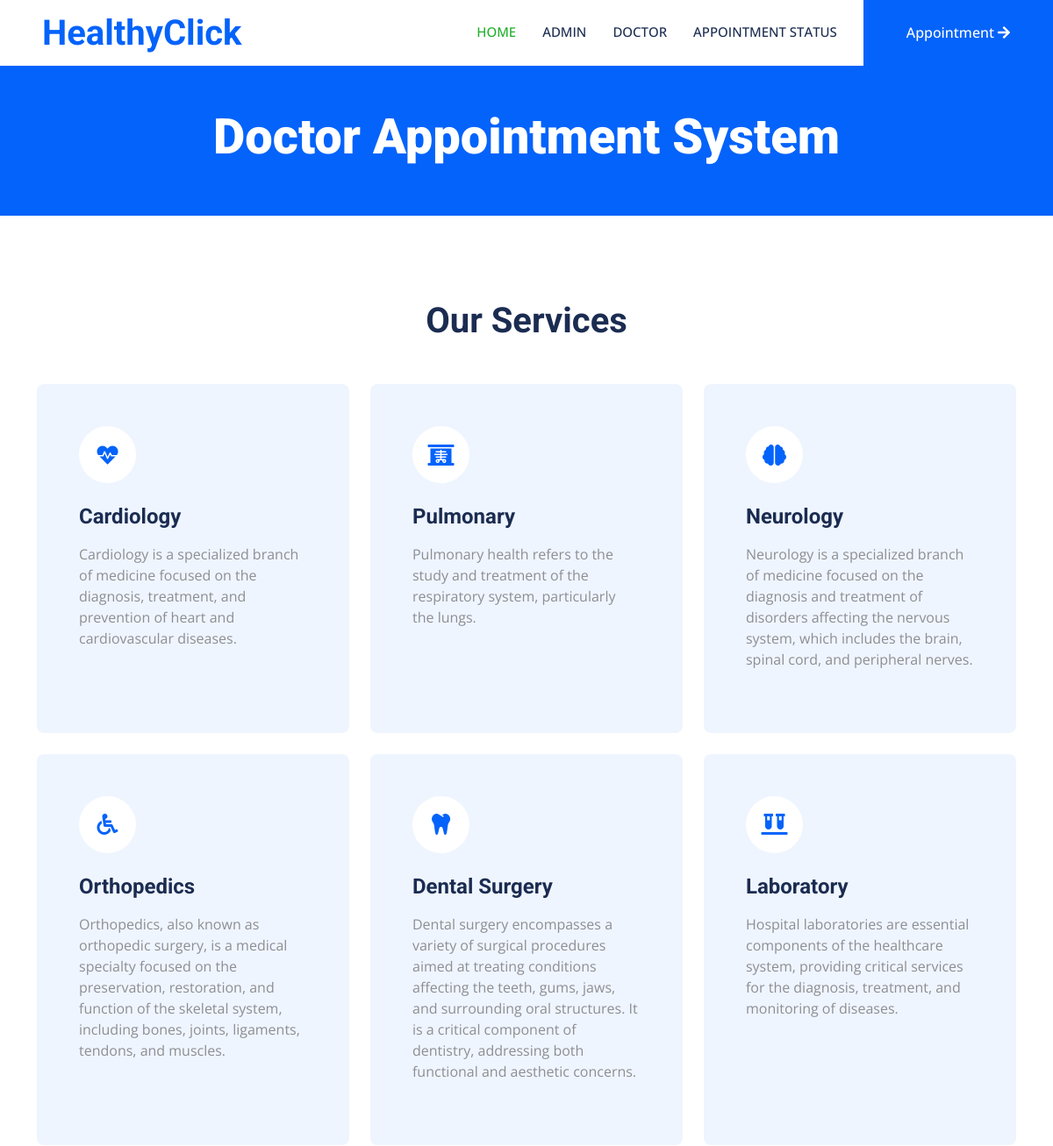
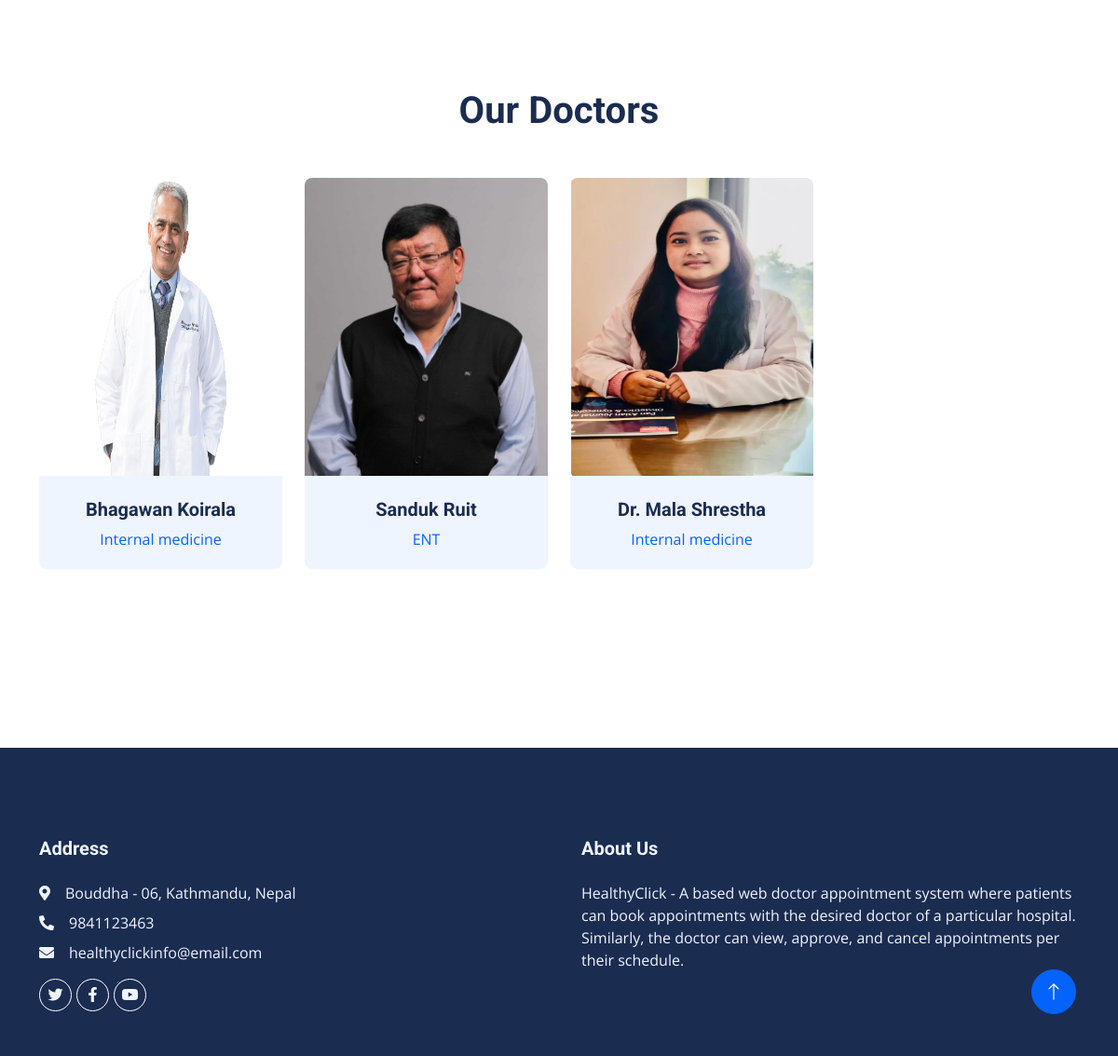
The page / on the database its author committed (2 pictures, top to bottom).
### dasapp/models.py (models this page shows, shortened)
class Page(models.Model):
    pagetitle = models.CharField(max_length=250)
    address = models.CharField(max_length=250)
    aboutus = models.TextField()
    email = models.EmailField(max_length=200)
    mobilenumber = models.IntegerField(default=0)
    created_at = models.DateTimeField(auto_now_add=True)
    updated_at = models.DateTimeField(auto_now=True)

class DoctorReg(models.Model):
    admin = models.OneToOneField(CustomUser, on_delete=models.CASCADE, null=True, blank=True)
    mobilenumber = models.CharField(max_length=11)
    specialization_id = models.ForeignKey(Specialization, on_delete=models.CASCADE)
    regdate_at = models.DateTimeField(auto_now_add=True)
    updated_at = models.DateTimeField(auto_now=True)

class CustomUser(AbstractUser):
    USER = {
        (1, "admin"),
        (2, "doc"),
    }
    user_type = models.CharField(choices=USER, max_length=50, default=1)
    profile_pic = models.ImageField(upload_to="profile_pics/", blank=True, null=True)

class Specialization(models.Model):
    sname = models.CharField(max_length=200)
    created_at = models.DateTimeField(auto_now_add=True)
    updated_at = models.DateTimeField(auto_now=True)

### docappsystem/userviews.py (the view)
# urls.py: path("", userviews.Index, name="index"),
def Index(request):
    doctorview = DoctorReg.objects.all()
    page = Page.objects.all()
    context = {
        "doctorview": doctorview,
        "page": page,
    }
    return render(request, "index.html", context)

### templates/index.html (shortened to what this page needs)
{% extends 'userbase.html' %}
{% load static %}
{% block content %}
<div class="container-fluid header bg-primary p-0 mb-5">
    <div class="row g-0 align-items-center flex-column-reverse flex-lg-row">
        <div class="col-lg-15 p-5 wow fadeIn" data-wow-delay="0.1s"> {% comment %} change text aligmnet from here {% endcomment %}
            <center><h1 class="display-4 text-white mb-8">Doctor Appointment System</h1></center>
        </div>
    </div>
</div>
                {% for i in page %}
<div class="container-xxl py-5">
    <div class="container">
        <div class="text-center mx-auto mb-5 wow fadeInUp" data-wow-delay="0.1s" style="max-width: 600px;">
            <h1>Our Services</h1>
        </div>
        <div class="row g-4">
            <div class="col-lg-4 col-md-6 wow fadeInUp" data-wow-delay="0.1s">
                <div class="service-item bg-light rounded h-100 p-5">
                    <div class="d-inline-flex align-items-center justify-content-center bg-white rounded-circle mb-4" style="width: 65px; height: 65px;">
                        <i class="fa fa-heartbeat text-primary fs-4"></i>
                    </div>
                    <h4 class="mb-3">Cardiology</h4>
                    <p class="mb-4">Cardiology is a specialized branch of medicine focused on the diagnosis, treatment,
                        and prevention of heart and cardiovascular diseases. </p>
                </div>
            </div>
            <div class="col-lg-4 col-md-6 wow fadeInUp" data-wow-delay="0.3s">
                <div class="service-item bg-light rounded h-100 p-5">
                    <div class="d-inline-flex align-items-center justify-content-center bg-white rounded-circle mb-4" style="width: 65px; height: 65px;">
                        <i class="fa fa-x-ray text-primary fs-4"></i>
                    </div>
                    <h4 class="mb-3">Pulmonary</h4>
                    <p class="mb-4">Pulmonary health refers to the study and treatment of the respiratory system, particularly the lungs.</p>
                </div>
            </div>
            <div class="col-lg-4 col-md-6 wow fadeInUp" data-wow-delay="0.5s">
                <div class="service-item bg-light rounded h-100 p-5">
                    <div class="d-inline-flex align-items-center justify-content-center bg-white rounded-circle mb-4" style="width: 65px; height: 65px;">
                        <i class="fa fa-brain text-primary fs-4"></i>
                    </div>
                    <h4 class="mb-3">Neurology</h4>
                    <p class="mb-4">Neurology is a specialized branch of medicine focused on the diagnosis and treatment of disorders affecting the nervous system, which includes the brain, spinal cord, and peripheral nerves.</p>
                </div>
            </div>
            <div class="col-lg-4 col-md-6 wow fadeInUp" data-wow-delay="0.1s">
                <div class="service-item bg-light rounded h-100 p-5">
                    <div class="d-inline-flex align-items-center justify-content-center bg-white rounded-circle mb-4" style="width: 65px; height: 65px;">
                        <i class="fa fa-wheelchair text-primary fs-4"></i>
                    </div>
                    <h4 class="mb-3">Orthopedics</h4>
                    <p class="mb-4">Orthopedics, also known as orthopedic surgery, is a medical specialty focused on the preservation, restoration, and function of the skeletal system, including bones, joints, ligaments, tendons, and muscles.</p>
                </div>
            </div>
            <div class="col-lg-4 col-md-6 wow fadeInUp" data-wow-delay="0.3s">
                <div class="service-item bg-light rounded h-100 p-5">
                    <div class="d-inline-flex align-items-center justify-content-center bg-white rounded-circle mb-4" style="width: 65px; height: 65px;">
                        <i class="fa fa-tooth text-primary fs-4"></i>
                    </div>
                    <h4 class="mb-3">Dental Surgery</h4>
                    <p class="mb-4">Dental surgery encompasses a variety of surgical procedures aimed at treating conditions affecting the teeth, gums, jaws, and surrounding oral structures.
                        It is a critical component of dentistry, addressing both functional and aesthetic concerns.</p>
                </div>
            </div>
            <div class="col-lg-4 col-md-6 wow fadeInUp" data-wow-delay="0.5s">
                <div class="service-item bg-light rounded h-100 p-5">
                    <div class="d-inline-flex align-items-center justify-content-center bg-white rounded-circle mb-4" style="width: 65px; height: 65px;">
                        <i class="fa fa-vials text-primary fs-4"></i>
                    </div>
                    <h4 class="mb-3">Laboratory</h4>
                    <p class="mb-4">Hospital laboratories are essential components of the healthcare system, providing
                        critical services for the diagnosis, treatment, and monitoring of diseases.
                    </p>
                </div>
            </div>
        </div>
    </div>
</div>
<div class="container-xxl py-5">
    <div class="container">
        <div class="text-center mx-auto mb-5 wow fadeInUp" data-wow-delay="0.1s" style="max-width: 600px;">
            <h1>Our Doctors</h1>
        </div>
        <div class="row g-4">
            {% for i in doctorview %}
            <div class="col-lg-3 col-md-6 wow fadeInUp" data-wow-delay="0.1s">
                <div class="team-item position-relative rounded overflow-hidden">
                    <div class="overflow-hidden">
                        <img src="{{i.admin.profile_pic.url}}" alt="" width="300" height="320">
                    </div>
                    <div class="team-text bg-light text-center p-4">
                        <h5>{{i.admin.first_name }} {{ i.admin.last_name}}</h5>
                        <p class="text-primary">{{i.specialization_id.sname}}</p>
                    </div>
                </div>
            </div>{% endfor %}
        </div>
    </div>
</div>
<div class="container-xxl py-5">
         {% endfor %}
    </div>
{% endblock %}

### templates/userincludes/footer.html
{% load static %}
<div class="container-fluid bg-dark text-light footer mt-5 pt-5 wow fadeIn" data-wow-delay="0.1s">
    <div class="container py-5">
        <div class="row g-5">
            <div class="col-lg-6 col-md-6">
                <h5 class="text-light mb-4">Address</h5>
                {% for i in page %}
                <p class="mb-2"><i class="fa fa-map-marker-alt me-3"></i>{{i.address}}</p>
                <p class="mb-2"><i class="fa fa-phone-alt me-3"></i>{{i.mobilenumber}}</p>
                <p class="mb-2"><i class="fa fa-envelope me-3"></i>{{i.email}}</p>{% endfor %}
                <div class="d-flex pt-2">
                    <a class="btn btn-outline-light btn-social rounded-circle" href=""><i class="fab fa-twitter"></i></a>
                    <a class="btn btn-outline-light btn-social rounded-circle" href=""><i class="fab fa-facebook-f"></i></a>
                    <a class="btn btn-outline-light btn-social rounded-circle" href=""><i class="fab fa-youtube"></i></a>
                </div>
            </div>
            <div class="col-lg-6 col-md-6">
                <h5 class="text-light mb-4">About Us</h5>
                {% for i in page %}
                {{ i.aboutus }}{% endfor %}
            </div>
        </div>
    </div>
</div>
<a href="#" class="btn btn-lg btn-primary btn-lg-square rounded-circle back-to-top"><i class="bi bi-arrow-up"></i></a>

### static/css/style.css (style rules this page uses)
:root { --primary: #21af2b; --light: #EFF5FF; --dark: #1B2C51; }
.back-to-top { position: fixed; display: none; right: 45px; bottom: 45px; z-index: 99; }
.btn { font-weight: 500; transition: .5s; }
.btn.btn-primary, .btn.btn-secondary { color: #FFFFFF; }
.btn-lg-square { width: 48px; height: 48px; }
.btn-square, .btn-sm-square, .btn-lg-square { padding: 0; display: flex; align-items: center; justify-content: center; font-weight: normal; }
.service-item { transition: .5s; }
.team-item img { position: relative; top: 0; transition: .5s; }
.team-item .team-text { position: relative; height: 100px; transition: .5s; }
.footer .btn.btn-social { margin-right: 5px; width: 35px; height: 35px; display: flex; align-items: center; justify-content: center; color: var(--light); border: 1px solid #FFFFFF; transition: .3s; }

### rows shown on the page
Page: address "Bouddha - 06, Kathmandu, Nepal", mobilenumber "9841123463", email "healthyclickinfo@email.com", aboutus "HealthyClick - A based web doctor appointment system where patients can book appointments with the desired doctor of a particular hospital. Similarly, the doctor can view, approve, and cancel appointments per their schedule."
DoctorReg: admin.profile_pic (picture), admin.first_name "Bhagawan", admin.last_name "Koirala", specialization_id.sname "Internal medicine"
DoctorReg: admin.profile_pic (picture), admin.first_name "Sanduk", admin.last_name "Ruit", specialization_id.sname "ENT"
DoctorReg: admin.profile_pic (picture), admin.first_name "Dr. Mala", admin.last_name "Shrestha", specialization_id.sname "Internal medicine"
